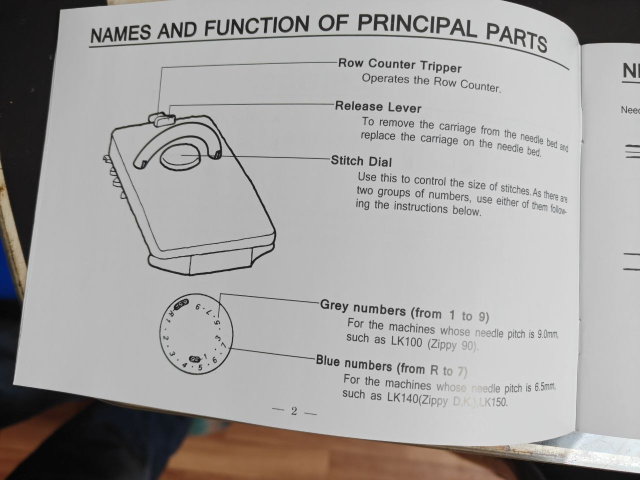
#> input picture tmp/pdfs/source_2.png, 1280 x 960 px (shown at 1/2 size)
$ python -i original_art_manual.py   (imports and definitions only)
#> lines starting #> are read from the running program, lines starting #| are printed output that depends on the picture
#> further down, picture is the input picture: PIL image 1280x960 RGB; mean R, G, B 165, 162.7, 161.3
import ast
from pathlib import Path
import numpy as np
from PIL import Image,ImageFilter,ImageDraw
from reportlab.pdfgen import canvas
from reportlab.lib.pagesizes import A4,landscape
from reportlab.pdfbase import pdfmetrics
from reportlab.pdfbase.ttfonts import TTFont
from reportlab.lib.styles import ParagraphStyle
from reportlab.platypus import Paragraph
from reportlab.lib.colors import HexColor

R=Path('C:/Projects/ENOA/tkk')
# [1 line that did not run here, left out]
# [1 line that did not run here, left out]
# [1 line that did not run here, left out]
# [4 lines not run here, left out]
OUT=R/'output/pdf/AF11_RU_Original_Illustrations.pdf'
# [1 line that did not run here, left out]
# [2 lines not run here, left out]
# [1 line that did not run here, left out]
# [1 line that did not run here, left out]
# [1 line that did not run here, left out]
# Bounding boxes select only original printed diagrams. No redrawing or generative edits.
boxes={2:(185,110,625,780),3:(165,250,620,665),4:(20,155,580,785),5:(110,125,690,740),6:(75,105,670,800),7:(175,530,580,770),8:(140,140,650,710),9:(55,115,520,750)}
def clean(im):
 gray=im.convert('L')
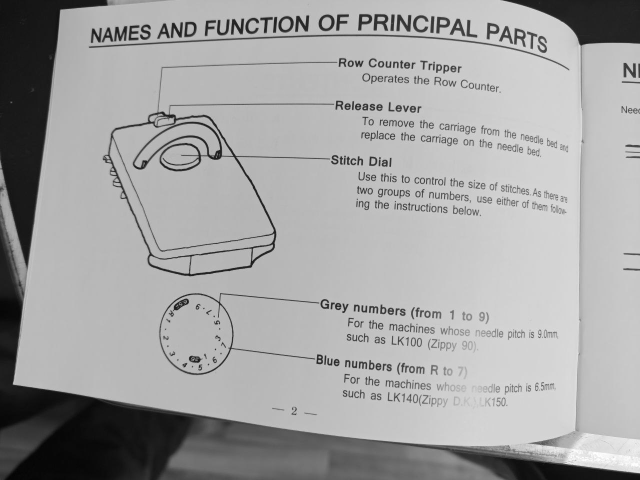
#> gray: PIL image 1280x960 L (shown at 1/2 size); min 0, max 255, mean 163.2
 bg=gray.filter(ImageFilter.GaussianBlur(18))
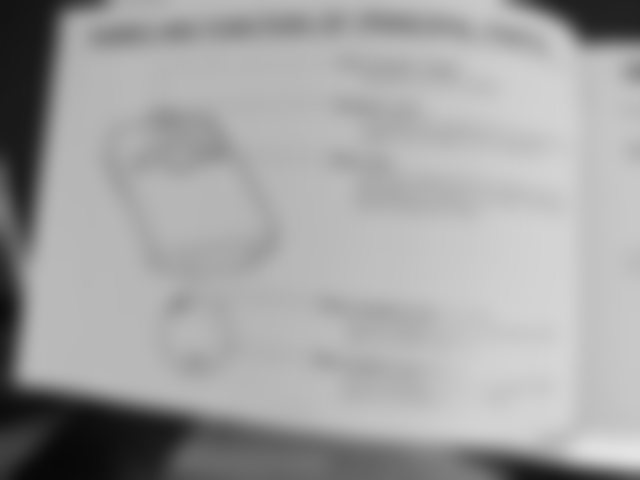
#> bg: PIL image 1280x960 L (shown at 1/2 size); min 7, max 228, mean 163.2
 a=np.asarray(gray,dtype=float);b=np.asarray(bg,dtype=float)
 ratio=a/np.maximum(b,1)*255
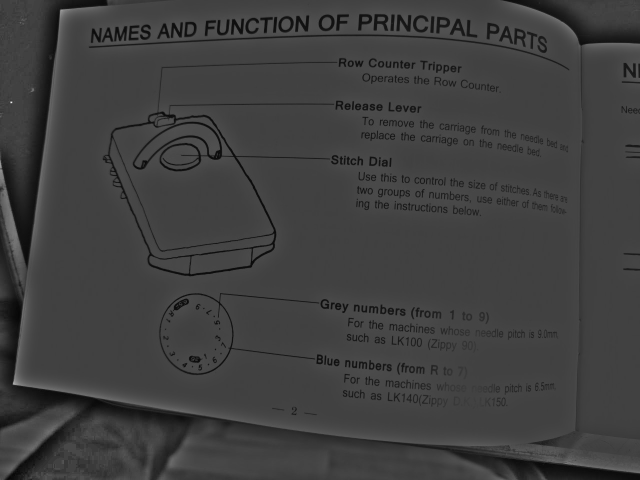
#> ratio: shape (960, 1280) float64 (shown at 1/2 size); min 0, max 999.6, mean 250.9; drawn with min black and max white
 # Remove paper shading; retain antialiased original ink outlines.
 return Image.fromarray(np.uint8(np.clip((ratio-90)*255/115,0,255)))
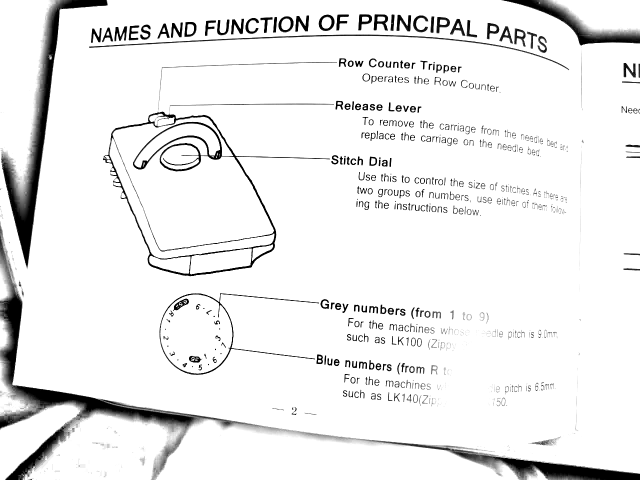
#> returned value: PIL image 1280x960 L (shown at 1/2 size); min 0, max 255, mean 236.8
def label(x,y,s,size=11):
 c.setFillColor(HexColor('#24343e'));c.setFont('ARB',size);c.drawString(x,y,s)
def paragraph(txt,style,x,y,width):
 p=Paragraph(txt,style);_,h=p.wrap(width,H);p.drawOn(c,x,y-h);return y-h
# [39 lines not run here, left out]

>>> from PIL import Image
>>> picture = Image.open('source_2.png')
>>> result = clean(picture)

$ run again, on tmp/pdfs/source_6.png
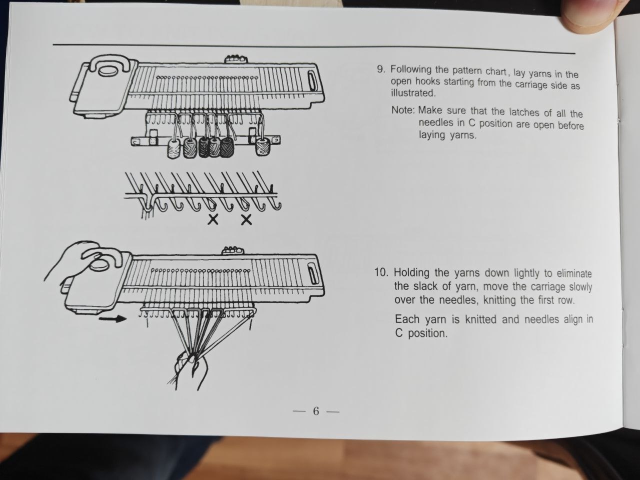
#> input picture tmp/pdfs/source_6.png, 1280 x 960 px (shown at 1/2 size)
#> picture is the input picture: PIL image 1280x960 RGB; mean R, G, B 183.2, 181.1, 179.4
#> in clean, `ratio=a/np.maximum(b,1)*255`:
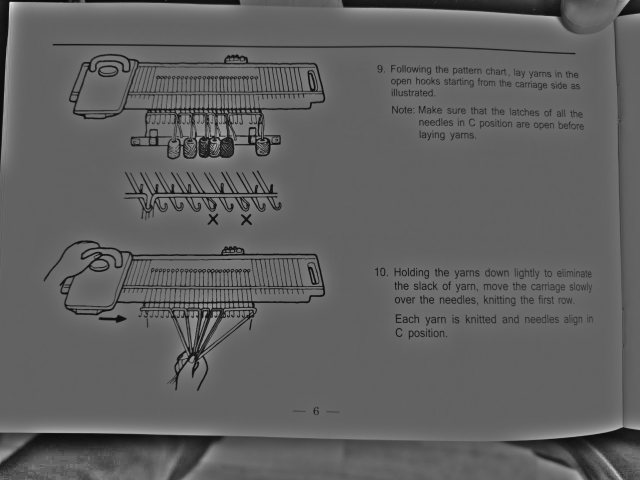
#> ratio: shape (960, 1280) float64 (shown at 1/2 size); min 1.85, max 659.6, mean 252.5; drawn with min black and max white
#> in clean, `return Image.fromarray(np.uint8(np.clip((ratio-90)*255/115,0,255)))`:
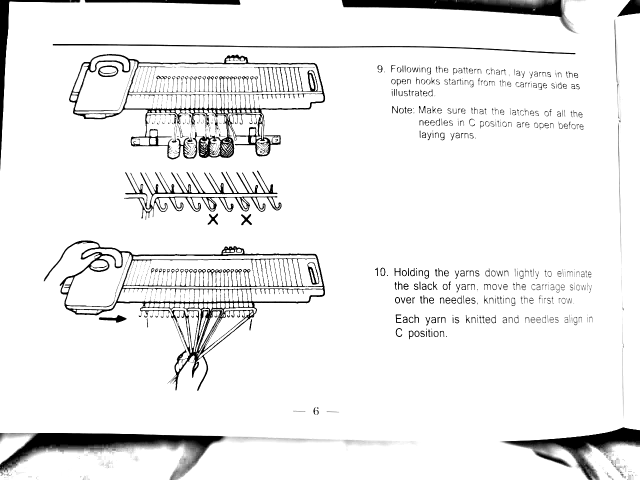
#> returned value: PIL image 1280x960 L (shown at 1/2 size); min 0, max 255, mean 237.6

$ run again, on tmp/pdfs/source_7.png
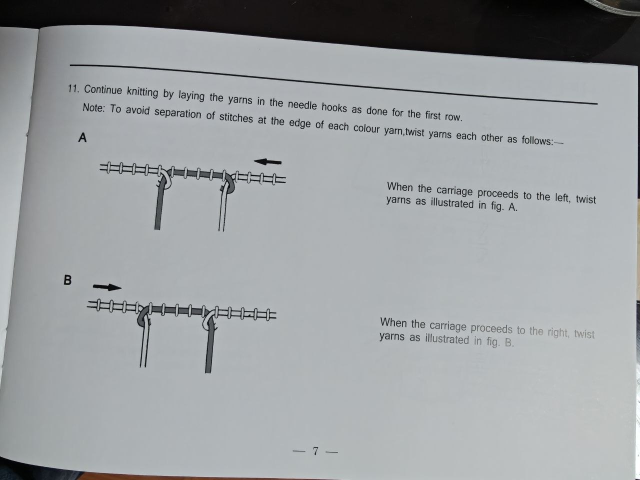
#> input picture tmp/pdfs/source_7.png, 1280 x 960 px (shown at 1/2 size)
#> picture is the input picture: PIL image 1280x960 RGB; mean R, G, B 155.8, 159.4, 161.7
#> in clean, `ratio=a/np.maximum(b,1)*255`:
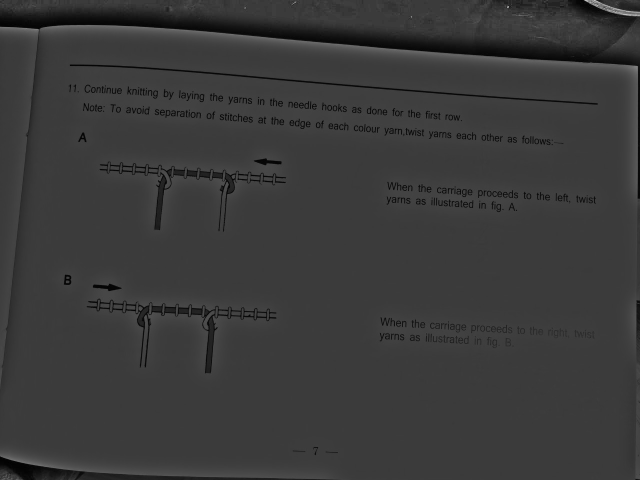
#> ratio: shape (960, 1280) float64 (shown at 1/2 size); min 0, max 1092.9, mean 251.7; drawn with min black and max white
#> in clean, `return Image.fromarray(np.uint8(np.clip((ratio-90)*255/115,0,255)))`:
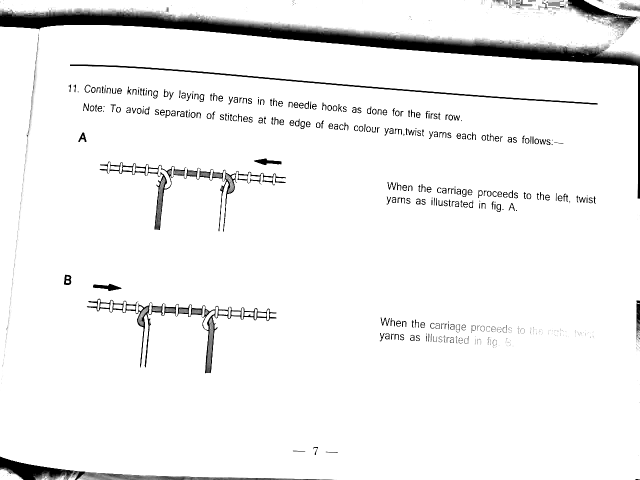
#> returned value: PIL image 1280x960 L (shown at 1/2 size); min 0, max 255, mean 241.5

$ run again, on tmp/pdfs/source_8.png
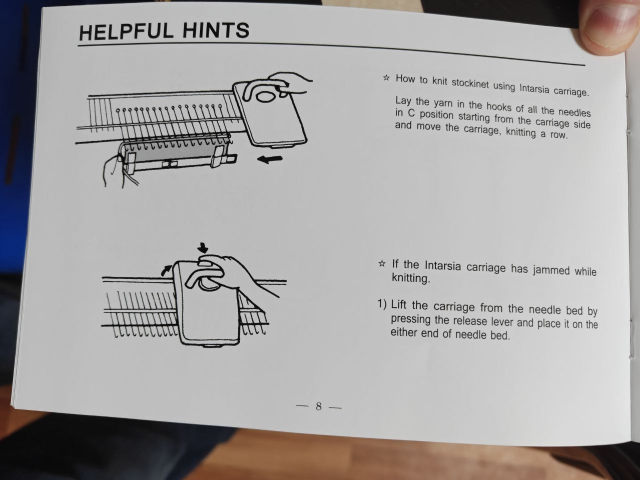
#> input picture tmp/pdfs/source_8.png, 1280 x 960 px (shown at 1/2 size)
#> picture is the input picture: PIL image 1280x960 RGB; mean R, G, B 167, 164.6, 164.1
#> in clean, `ratio=a/np.maximum(b,1)*255`:
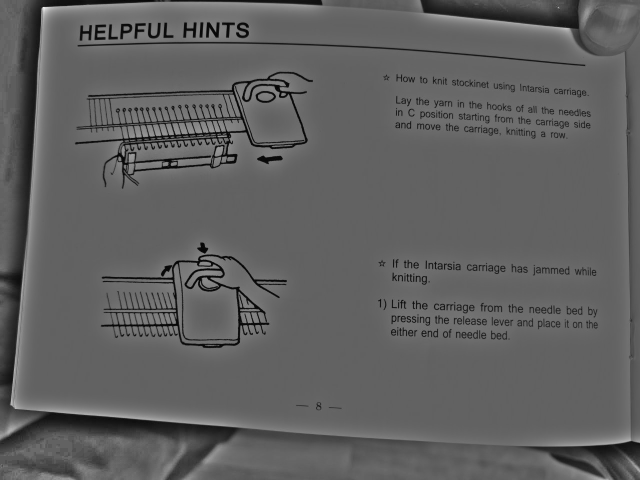
#> ratio: shape (960, 1280) float64 (shown at 1/2 size); min 0, max 661.5, mean 251; drawn with min black and max white
#> in clean, `return Image.fromarray(np.uint8(np.clip((ratio-90)*255/115,0,255)))`:
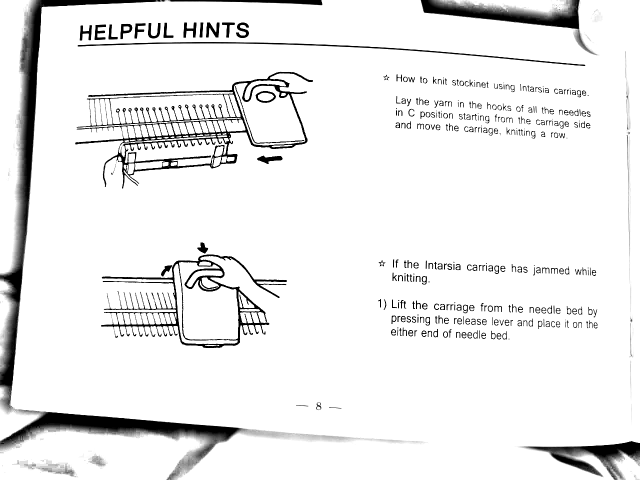
#> returned value: PIL image 1280x960 L (shown at 1/2 size); min 0, max 255, mean 236.2
